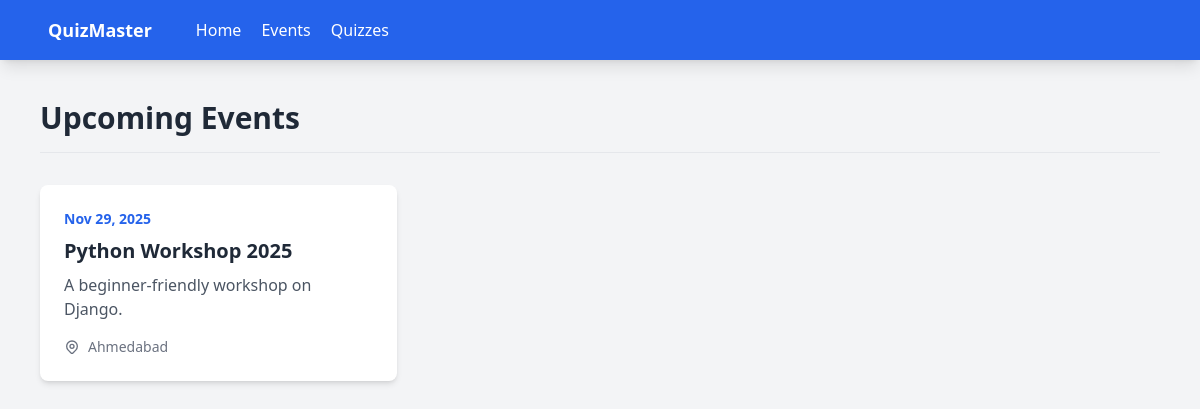
Screenshot of /events/ with the database file from the repository.
### core/models.py (models this page shows, shortened)
class Event(models.Model):
    title = models.CharField(max_length=200)
    description = models.TextField()
    date = models.DateTimeField()
    location = models.CharField(max_length=200)

### core/views.py (the view)
# urls.py: path('events/', views.event_list, name='event_list'),
def event_list(request):
    events = Event.objects.all().order_by('date')
    return render(request, 'core/event_list.html', {'events': events})

### core/templates/core/event_list.html (shortened to what this page needs)
{% extends 'core/base.html' %}
{% block content %}
<h2 class="text-3xl font-bold text-gray-800 mb-8 border-b pb-4">Upcoming Events</h2>
{% if events %}
    <div class="grid grid-cols-1 md:grid-cols-2 lg:grid-cols-3 gap-6">
        {% for event in events %}
        <div class="bg-white rounded-lg shadow-md overflow-hidden hover:shadow-lg transition">
            <div class="p-6">
                <div class="text-sm text-blue-600 font-bold mb-2">{{ event.date|date:"M d, Y" }}</div>
                <h3 class="text-xl font-bold text-gray-800 mb-2">{{ event.title }}</h3>
                <p class="text-gray-600 mb-4">{{ event.description|truncatewords:20 }}</p>
                <div class="flex items-center text-gray-500 text-sm">
                    {{ event.location }}
                </div>
            </div>
        </div>
        {% endfor %}
    </div>
{% else %}
    <p class="text-gray-500 text-lg">No upcoming events found.</p>
{% endif %}
{% endblock %}

### rows the page displays
Event: date "Nov 29, 2025", title "Python Workshop 2025", description "A beginner-friendly workshop on Django.", location "Ahmedabad"
